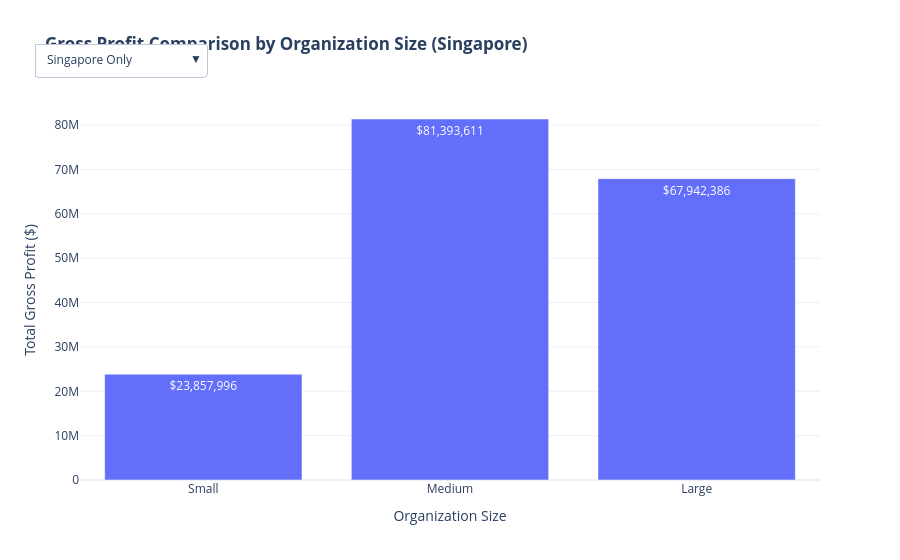

Notebook code cell kept with this figure:
### Code cell
import pandas as pd
import plotly.graph_objects as go

# 1. Load data (assuming your file is named merged.xlsx)
xls = pd.ExcelFile('merged.xlsx')
df = pd.read_excel(xls, xls.sheet_names[0])

# 2. Financial Calculations
df['COGS'] = df['HARDWARE'] + df['SOFTWARE'] + df['MANPOWER']
df['GROSS_PROFIT'] = df['REVENUE'] - df['COGS']

# 3. Map Organization Size from text ranges in 'STAFF STRENGTH'
def parse_org_size(val):
    if pd.isna(val): return 'Unknown'
    val_str = str(val).strip()
    if '~' in val_str:
        parts = val_str.split('~')
        try:
            return 'Small' if float(parts[1].strip()) <= 49 else 'Medium'
        except ValueError: return 'Unknown'
    elif '>' in val_str or '200' in val_str:
        return 'Large'
    return 'Large'

df['ORG_SIZE'] = df['STAFF STRENGTH'].apply(parse_org_size)

# 4. Correctly Map Location using the 'COUNTRY' column
df['LOCATION'] = df['COUNTRY'].apply(
    lambda x: 'Singapore' if str(x).strip().title() == 'Singapore' else 'Overseas'
)

# 5. Group data by Organization Size and Location
size_loc_df = df.groupby(['ORG_SIZE', 'LOCATION'], as_index=False).agg({
    'GROSS_PROFIT': 'sum'
})

sizes = ['Small', 'Medium', 'Large']
fig = go.Figure()

# Add traces for Singapore and Overseas
for loc in ['Singapore', 'Overseas']:
    loc_data = size_loc_df[size_loc_df['LOCATION'] == loc]
    y_vals = [
        loc_data[loc_data['ORG_SIZE'] == s]['GROSS_PROFIT'].values[0] 
        if s in loc_data['ORG_SIZE'].values else 0 
        for s in sizes
    ]
    
    fig.add_trace(go.Bar(
        name=loc,
        x=sizes,
        y=y_vals,
        text=[f"${val:,.0f}" if val > 0 else "" for val in y_vals],
        textposition='auto',
        visible=(loc == 'Singapore') # Default view shows Singapore
    ))

# Add combined 'All Locations' trace
all_data = size_loc_df.groupby('ORG_SIZE', as_index=False)['GROSS_PROFIT'].sum()
y_vals_all = [
    all_data[all_data['ORG_SIZE'] == s]['GROSS_PROFIT'].values[0] 
    if s in all_data['ORG_SIZE'].values else 0 
    for s in sizes
]
fig.add_trace(go.Bar(
    name='All Locations',
    x=sizes,
    y=y_vals_all,
    text=[f"${val:,.0f}" if val > 0 else "" for val in y_vals_all],
    textposition='auto',
    visible=False
))

# 6. Add Interactive Dropdown Menu (Updatemenus)
fig.update_layout(
    updatemenus=[
        dict(
            type="dropdown",
            direction="down",
            active=0,
            x=0.17,
            y=1.15,
            buttons=list([
                dict(label="Singapore Only",
                     method="update",
                     args=[{"visible": [True, False, False]},
                           {"title": "<b>Gross Profit by Org Size (Singapore)</b>"}]),
                dict(label="Overseas Only",
                     method="update",
                     args=[{"visible": [False, True, False]},
                           {"title": "<b>Gross Profit by Org Size (Overseas)</b>"}]),
                dict(label="All Locations Combined",
                     method="update",
                     args=[{"visible": [False, False, True]},
                           {"title": "<b>Gross Profit by Org Size (All Locations)</b>"}])
            ]),
        )
    ],
    title='<b>Gross Profit Comparison by Organization Size (Singapore)</b>',
    xaxis_title='Organization Size',
    yaxis_title='Total Gross Profit ($)',
    barmode='group',
    template='plotly_white'
)

fig.show()

### Figure 1 — Plotly figure (JSON) as saved in the notebook; plotly's stock layout.template omitted (floating-point values rounded to 4 significant figures)
{"data": [{"name": "Singapore", "text": ["$23,857,996", "$81,393,611", "$67,942,386"], "textposition": "auto", "type": "bar", "visible": true, "x": ["Small", "Medium", "Large"], "y": [23857996, 81393611, 67942386]}, {"name": "Overseas", "text": ["", "$26,663,832", "$38,878,345"], "textposition": "auto", "type": "bar", "visible": false, "x": ["Small", "Medium", "Large"], "y": [0, 26663832, 38878345]}, {"name": "All Locations", "text": ["$23,857,996", "$108,057,443", "$106,820,731"], "textposition": "auto", "type": "bar", "visible": false, "x": ["Small", "Medium", "Large"], "y": [23857996, 108057443, 106820731]}], "layout": {"barmode": "group", "title": {"text": "<b>Gross Profit Comparison by Organization Size (Singapore)</b>"}, "updatemenus": [{"active": 0, "buttons": [{"args": [{"visible": [true, false, false]}, {"title": "<b>Gross Profit by Org Size (Singapore)</b>"}], "label": "Singapore Only", "method": "update"}, {"args": [{"visible": [false, true, false]}, {"title": "<b>Gross Profit by Org Size (Overseas)</b>"}], "label": "Overseas Only", "method": "update"}, {"args": [{"visible": [false, false, true]}, {"title": "<b>Gross Profit by Org Size (All Locations)</b>"}], "label": "All Locations Combined", "method": "update"}], "direction": "down", "type": "dropdown", "x": 0.17, "y": 1.15}], "xaxis": {"title": {"text": "Organization Size"}}, "yaxis": {"title": {"text": "Total Gross Profit ($)"}}}}
